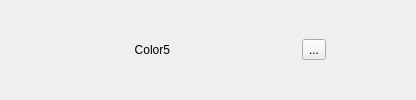
           <widget class="QFrame" name="frame5">
            <property name="frameShape">
             <enum>QFrame::NoFrame</enum>
            </property>
            <property name="frameShadow">
             <enum>QFrame::Plain</enum>
            </property>
            <layout class="QHBoxLayout" name="horizontalLayout_12">
             <property name="leftMargin">
              <number>0</number>
             </property>
             <property name="topMargin">
              <number>0</number>
             </property>
             <property name="rightMargin">
              <number>0</number>
             </property>
             <property name="bottomMargin">
              <number>0</number>
             </property>
             <item>
              <spacer name="horizontalSpacer_43">
               <property name="orientation">
                <enum>Qt::Horizontal</enum>
               </property>
               <property name="sizeHint" stdset="0">
                <size>
                 <width>60</width>
                 <height>20</height>
                </size>
               </property>
              </spacer>
             </item>
             <item>
              <widget class="QLabel" name="labelColor5">
               <property name="minimumSize">
                <size>
                 <width>110</width>
                 <height>0</height>
                </size>
               </property>
               <property name="text">
                <string>Color5</string>
               </property>
               <property name="alignment">
                <set>Qt::AlignRight|Qt::AlignTrailing|Qt::AlignVCenter</set>
               </property>
              </widget>
             </item>
             <item>
              <spacer name="horizontalSpacer_44">
               <property name="orientation">
                <enum>Qt::Horizontal</enum>
               </property>
               <property name="sizeType">
                <enum>QSizePolicy::Minimum</enum>
               </property>
               <property name="sizeHint" stdset="0">
                <size>
                 <width>10</width>
                 <height>20</height>
                </size>
               </property>
              </spacer>
             </item>
             <item>
              <widget class="QWidget" name="widgetColor5" native="true">
               <property name="minimumSize">
                <size>
                 <width>100</width>
                 <height>0</height>
                </size>
               </property>
              </widget>
             </item>
             <item>
              <spacer name="horizontalSpacer_45">
               <property name="orientation">
                <enum>Qt::Horizontal</enum>
               </property>
               <property name="sizeType">
                <enum>QSizePolicy::Minimum</enum>
               </property>
               <property name="sizeHint" stdset="0">
                <size>
                 <width>10</width>
                 <height>20</height>
                </size>
               </property>
              </spacer>
             </item>
             <item>
              <widget class="QToolButton" name="pushColor5">
               <property name="text">
                <string>...</string>
               </property>
              </widget>
             </item>
             <item>
              <spacer name="horizontalSpacer_46">
               <property name="orientation">
                <enum>Qt::Horizontal</enum>
               </property>
               <property name="sizeHint" stdset="0">
                <size>
                 <width>90</width>
                 <height>20</height>
                </size>
               </property>
              </spacer>
             </item>
            </layout>
           </widget>
